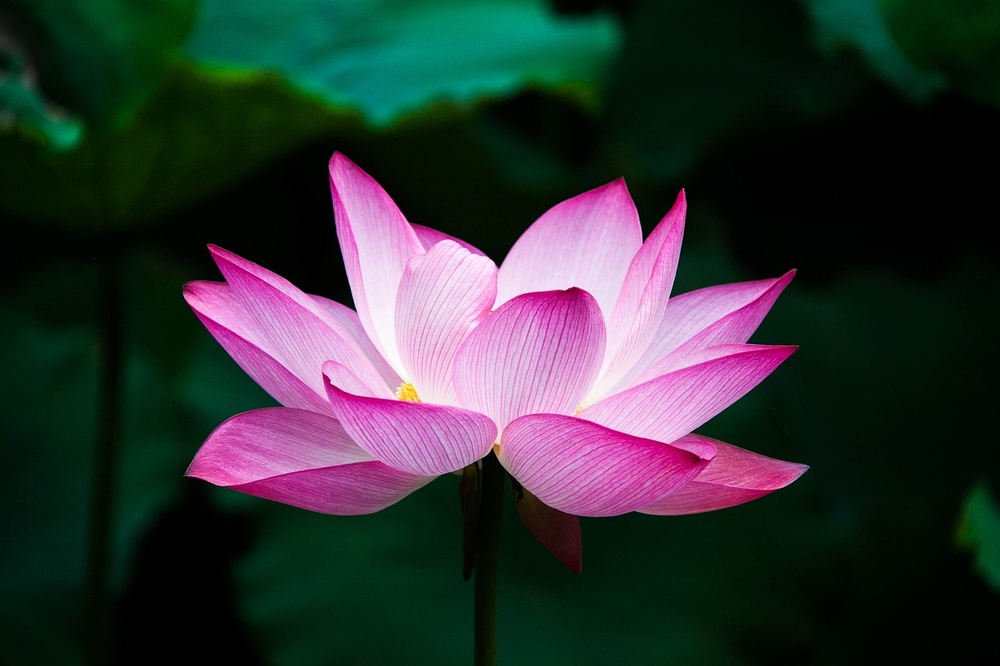
#> input picture images/lotus.jpg, 1000 x 666 px, shrunk from 1280 x 853 before the run
$ python temp.py 1.0 1.0 ../images/lotus.jpg out.png
#> lines starting #> are read from the running program, lines starting #| are printed output that depends on the picture
#!/usr/bin/env python

import os
import sys
import numpy as np
import math

from PIL import Image
from scipy.signal import convolve2d
import matplotlib.pyplot as plt

if len(sys.argv) < 3:
    print(f"USAGE: {sys.argv[0]} <sigma value> <relative image path> <threshold>")
    exit(1)

try:
    sigma = float(sys.argv[1])
except ValueError:
    print("invalid sigma")
    exit(1)

try:
    threshold = float(sys.argv[2])
except ValueError:
    print("invalid threshold")
    exit(1)

file_path = sys.argv[3]

absolute_path = os.path.abspath(file_path)

absolute_save_path = ""
if len(sys.argv) >= 5:
    absolute_save_path = os.path.abspath(sys.argv[4])

if not os.path.isfile(absolute_path):
    print("image file does not exist")
    exit(1)

kernel_half_width = math.floor(3 * sigma)

meshgrid_coordinates = (
    np.array([i for i in range(0, (2 * kernel_half_width) + 1)]) - kernel_half_width
)

kernel_X, kernel_Y = np.meshgrid(meshgrid_coordinates, meshgrid_coordinates)

img = np.array(Image.open(absolute_path).convert("L")).astype(np.float64)
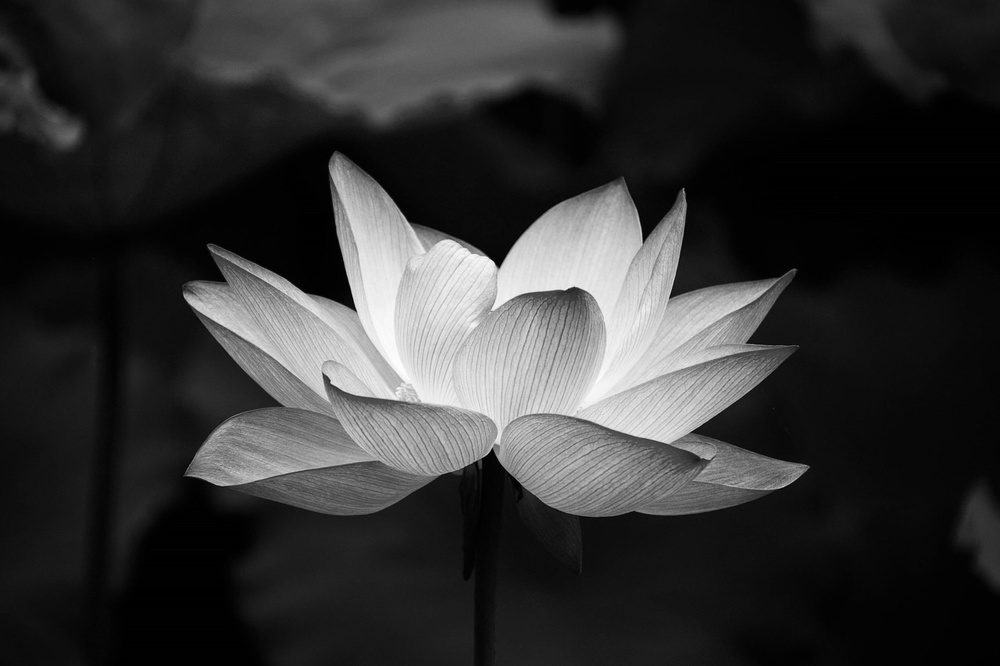
#> img: shape (666, 1000) float64; min 0, max 255, mean 50.6

sigma_sq = sigma * sigma

gaussian = (1 / (2 * math.pi * sigma_sq)) * np.exp(
    -1 * (np.square(kernel_X) + np.square(kernel_Y)) / (2 * sigma_sq)
).astype(np.float64)

kernel = (
    (1 / sigma_sq)
    * (((np.square(kernel_X) + np.square(kernel_Y)) / sigma_sq) - 2)
    * gaussian
)

conv = convolve2d(img, kernel, mode="same")
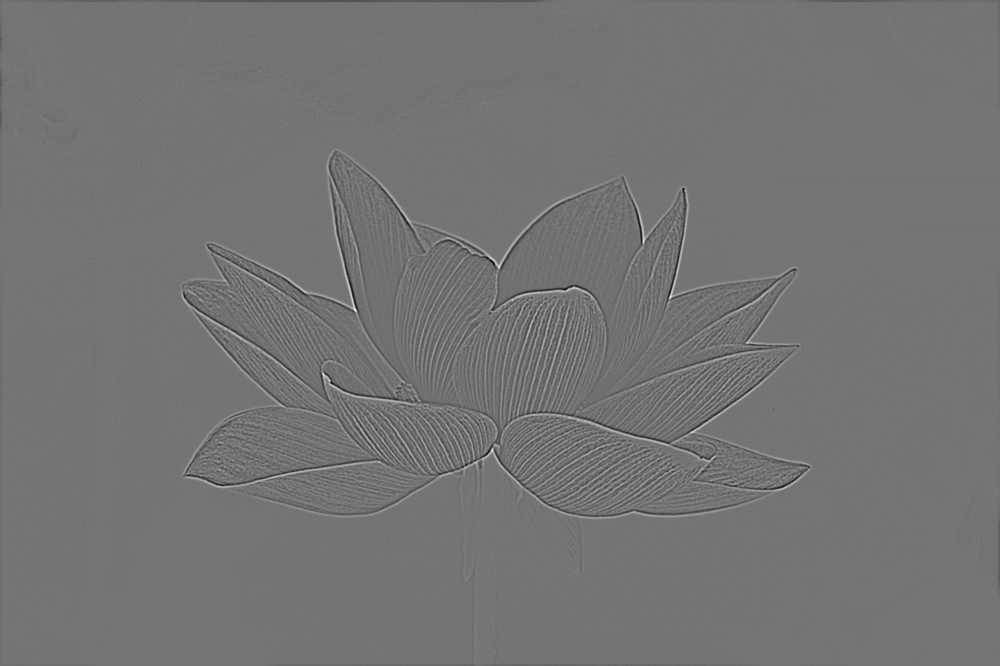
#> conv: shape (666, 1000) float64; min -59.3, max 69.88, mean -0.5; drawn with min black and max white

threshold_image = np.zeros_like(conv)


def check_threshold(a: float, b: float, threshold: float) -> bool:
    return (a > threshold and b < -threshold) or (a < -threshold and b > threshold)


for y in range(threshold_image.shape[0]):
    for x in range(threshold_image.shape[1]):
        if (x - 1) >= 0:
            if check_threshold(conv[y, x], conv[y, x - 1], threshold):
                threshold_image[y, x] = 255
                continue
        elif (x + 1) < threshold_image.shape[1]:
            if check_threshold(conv[y, x], conv[y, x + 1], threshold):
                threshold_image[y, x] = 255
                continue
        elif (y - 1) >= 0:
            if check_threshold(conv[y, x], conv[y - 1, x], threshold):
                threshold_image[y, x] = 255
                continue
        elif (y + 1) < threshold_image.shape[0]:
            if check_threshold(conv[y, x], conv[y + 1, x], threshold):
                threshold_image[y, x] = 255
                continue
        elif (y + 1) < threshold_image.shape[0] and (x + 1) < threshold_image.shape[1]:
            if check_threshold(conv[y, x], conv[y + 1, x + 1], threshold):
                threshold_image[y, x] = 255
                continue
        elif (y - 1) < 0 and (x - 1) < 0:
            if check_threshold(conv[y, x], conv[y - 1, x - 1], threshold):
                threshold_image[y, x] = 255
                continue
        elif (y + 1) < threshold_image.shape[0] and (x - 1) < 0:
            if check_threshold(conv[y, x], conv[y + 1, x - 1], threshold):
                threshold_image[y, x] = 255
                continue
        elif (y - 1) < 0 and (x + 1) < threshold_image.shape[1]:
            if check_threshold(conv[y, x], conv[y - 1, x + 1], threshold):
                threshold_image[y, x] = 255
                continue
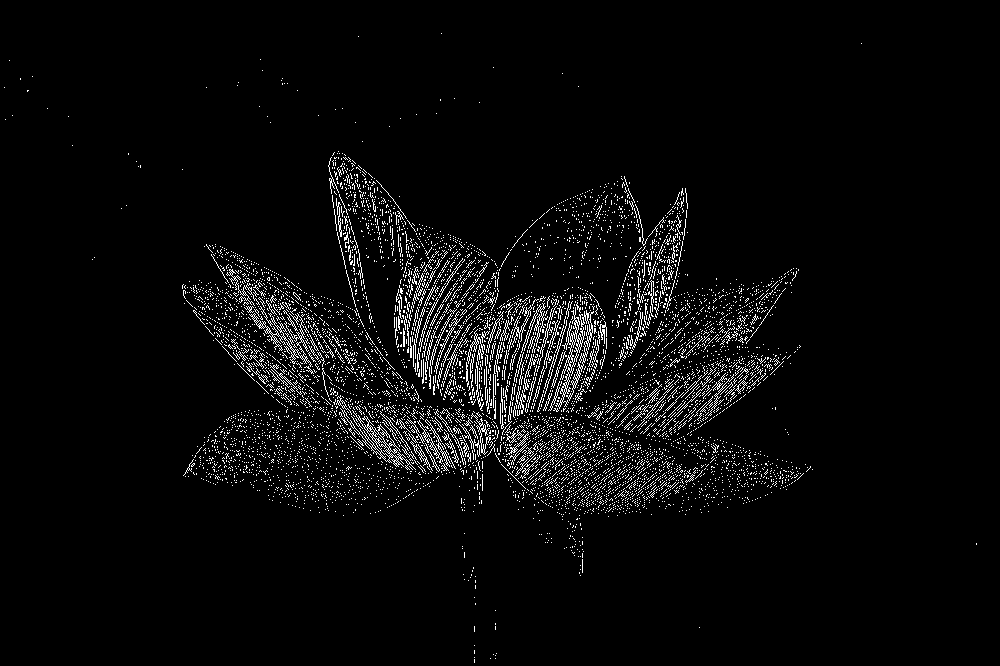
#> threshold_image: shape (666, 1000) float64; 3.9% white in thin lines or dots

plt.imshow(threshold_image, cmap="gray")
plt.show()

if absolute_save_path:
    plt.imsave(absolute_save_path, threshold_image, cmap="gray")

# out_img = Image.fromarray(threshold_image.astype(np.uint8), mode="L")
# out_img.show()
